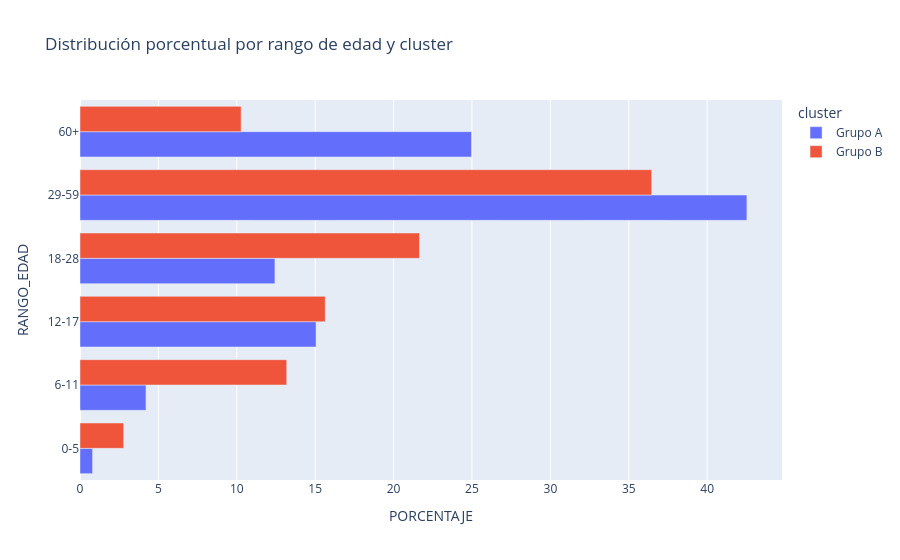

Notebook source saved alongside this figure:
### Code cell
df_edad = df.groupby(["cluster", "RANGO_EDAD"])["CANTIDAD_CASOS"].sum().reset_index()

df_edad["PORCENTAJE"] = df_edad.groupby("cluster")["CANTIDAD_CASOS"]\
    .transform(lambda x: x / x.sum() * 100)

# Orden correcto (muy importante)
orden = ["0-5", "6-11", "12-17", "18-28", "29-59", "60+"]

df_edad["RANGO_EDAD"] = pd.Categorical(df_edad["RANGO_EDAD"], categories=orden, ordered=True)
df_edad = df_edad.sort_values("RANGO_EDAD")

df_diff = df_edad.pivot(index="RANGO_EDAD", columns="cluster", values="PORCENTAJE").reset_index()
df_diff["DIFERENCIA"] = df_diff["Grupo B"] - df_diff["Grupo A"]



fig = px.bar(
    df_edad,
    x="PORCENTAJE",
    y="RANGO_EDAD",
    color="cluster",
    orientation="h",
    barmode="group",
    title="Distribución porcentual por rango de edad y cluster"
)
fig.show()

### Figure 1 — Plotly figure (JSON) as saved in the notebook; plotly's stock layout.template omitted (floating-point values rounded to 4 significant figures)
{"data": [{"alignmentgroup": "True", "hovertemplate": "cluster=Grupo A<br>PORCENTAJE=%{x}<br>RANGO_EDAD=%{y}<extra></extra>", "legendgroup": "Grupo A", "marker": {"color": "#636efa", "pattern": {"shape": ""}}, "name": "Grupo A", "offsetgroup": "Grupo A", "orientation": "h", "showlegend": true, "textposition": "auto", "type": "bar", "x": [0.8008, 4.208, 15.05, 12.43, 42.53, 24.97], "xaxis": "x", "y": ["0-5", "6-11", "12-17", "18-28", "29-59", "60+"], "yaxis": "y"}, {"alignmentgroup": "True", "hovertemplate": "cluster=Grupo B<br>PORCENTAJE=%{x}<br>RANGO_EDAD=%{y}<extra></extra>", "legendgroup": "Grupo B", "marker": {"color": "#EF553B", "pattern": {"shape": ""}}, "name": "Grupo B", "offsetgroup": "Grupo B", "orientation": "h", "showlegend": true, "textposition": "auto", "type": "bar", "x": [2.785, 13.18, 15.64, 21.65, 36.46, 10.27], "xaxis": "x", "y": ["0-5", "6-11", "12-17", "18-28", "29-59", "60+"], "yaxis": "y"}], "layout": {"barmode": "group", "legend": {"title": {"text": "cluster"}, "tracegroupgap": 0}, "title": {"text": "Distribución porcentual por rango de edad y cluster"}, "xaxis": {"anchor": "y", "domain": [0, 1], "title": {"text": "PORCENTAJE"}}, "yaxis": {"anchor": "x", "domain": [0, 1], "title": {"text": "RANGO_EDAD"}}}}
